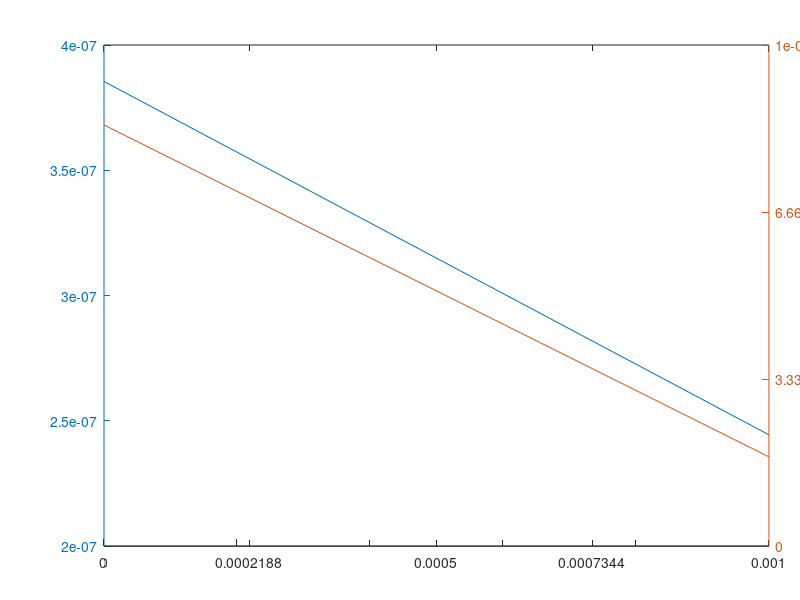

Reproduce this figure in MATLAB. (Note: this script raises an error after producing the figure.)
%% Preamble -- not to appear in userguide
hfig = figure;
set(hfig,'units','centimeters','NumberTitle','off','Name','test12');
pos = get(hfig,'position');
set(hfig,'position',[pos(1:2),6,4]);
%% Everything below appears in userguide
y1 = 1e-6*rand(1,2);
y2 = 1e-6*rand(1,2);
x = [0 1e-3];
hax = plotyy(x,y1,x,y2);
set(hax(1),'xtick',1e-3*[0 7/32 1/2 47/64 1]);
set(hax(2),'ylim',[0 1e-6],'ytick',1e-6*[0 1/3 2/3 1],'yticklabelmode','auto');
set(hax(2),'xticklabel','');
%% The following is excluded from userguide
matlabfrag('graphics/test12');